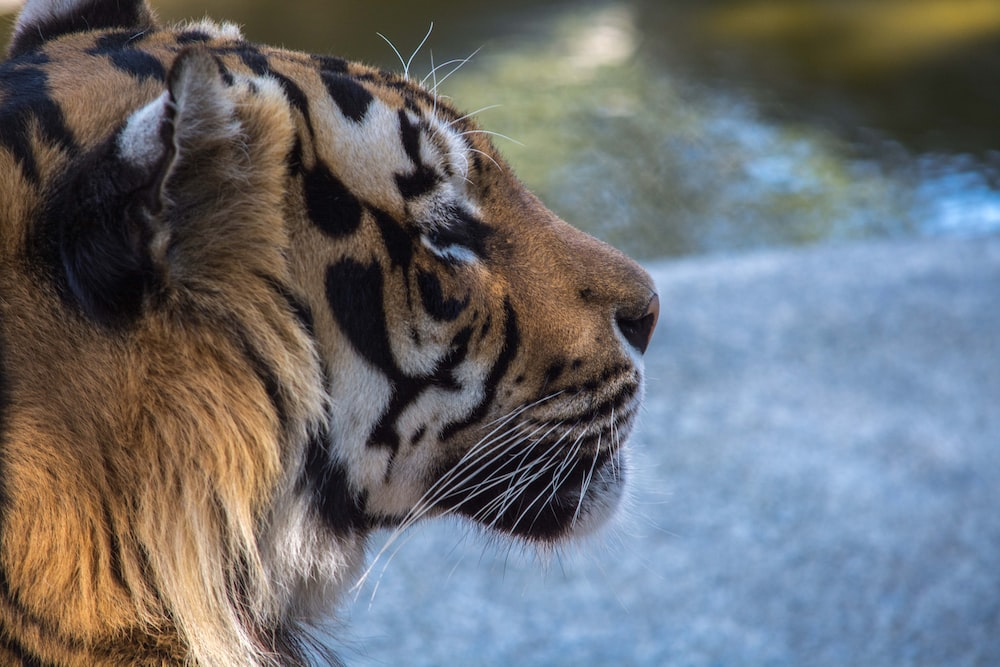
#> input picture 4th Year/Image-Processing/Images/image2.jpg, 1000 x 667 px, found by its file name
$ jupyter execute Task1.ipynb
#> lines starting #> are read from the running program, lines starting #| are printed output that depends on the picture; after the words box and inside, x2 and y2 are one past the last pixel; in counts of white or black regions, pixels touching at a corner belong together
## Access Pixels
- Opening cmages
- Changing colour
- Converting colour
- Modifiying *Luminance* and *Intensity*
- Showing two images in one matplot

[cell 1]
# Read in any image
import cv2
import easygui
from matplotlib import pyplot as plt

I = cv2.imread("../Images/image2.jpg")
#> I is the input picture: shape (667, 1000, 3); mean B, G, R 113.7, 110, 107.9

[cell 2]
# Colour change
I[:200,:200] = [255,255,255]
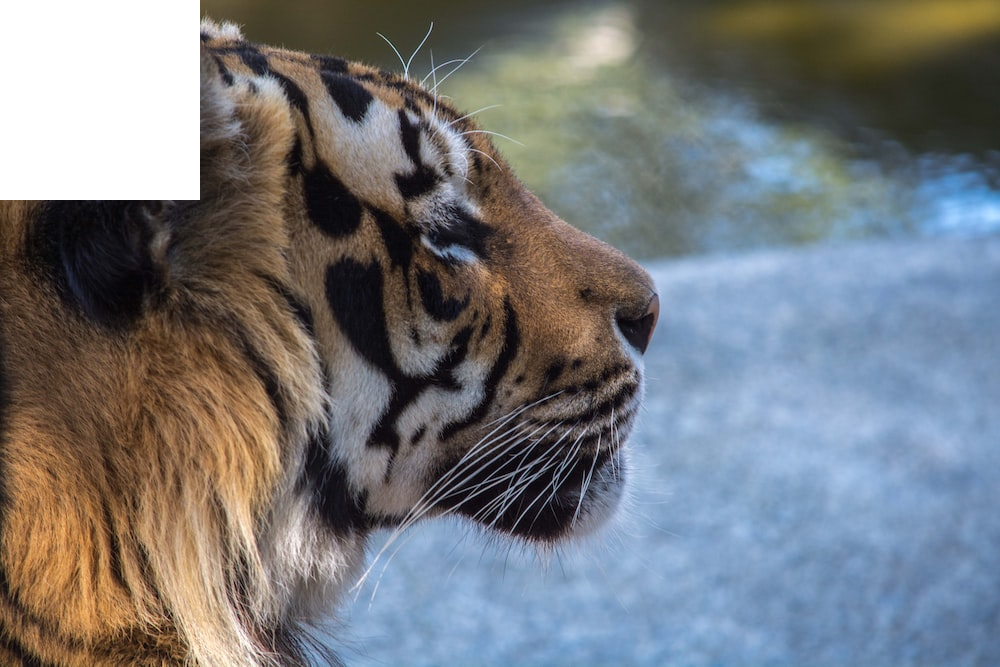
#> I: shape (667, 1000, 3); 6% of pixels changed, all inside (x1, y1, x2, y2) = (0, 0, 200, 200)
cv2.imshow("image", I)

key = cv2.waitKey(0)
#> (key Esc is pressed here)
cv2.destroyAllWindows()

[cell 3]
# Convert this image to YUV
yuv = cv2.cvtColor(I, cv2.COLOR_BGR2YUV)
#> yuv: shape (667, 1000, 3); mean of channels 0, 1, 2 120.9, 130, 126.1
cv2.imshow("image2", yuv)

key = cv2.waitKey(0)
#> (key Esc is pressed here)
cv2.destroyAllWindows()

[cell 4]
# Extract the Y channel (luminance)
no_luminance = yuv

cv2.imshow("image", no_luminance[:,:,0])
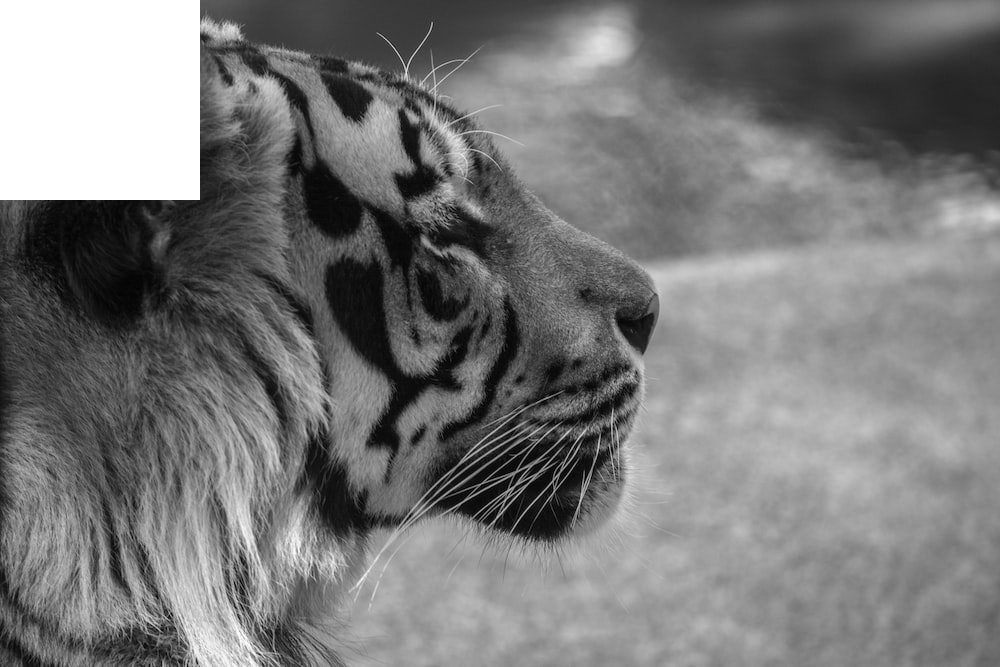
#> window 'image': shape (667, 1000); min 0, max 255, mean 120.9

key = cv2.waitKey(0)
#> (key Esc is pressed here)
cv2.destroyAllWindows()

[cell 5]
# Convert image to grayscale by changing the intesity
no_intensity = yuv

cv2.imshow("image", no_intensity[:,:,1:2])
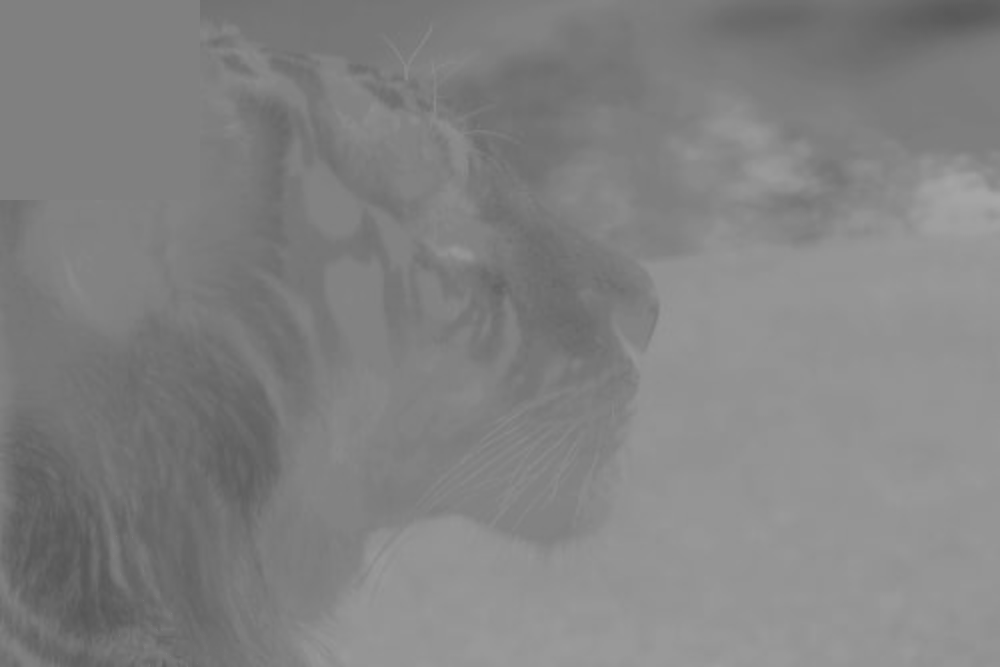
#> window 'image': shape (667, 1000, 1); min 86, max 166, mean 130

key = cv2.waitKey(0)
#> (key Esc is pressed here)
cv2.destroyAllWindows()

[cell 6]
# Convert image to grayscale by changing the intesity
no_intensity = yuv

cv2.imshow("image", no_intensity[:,:,1])

key = cv2.waitKey(0)
#> (key Esc is pressed here)
cv2.destroyAllWindows()

[cell 7]
# Display two images side by side using matplot
plt.figure(figsize=(10,10))

plt.subplot(2,2,1)
plt.imshow(yuv)
plt.title('YUV')

plt.subplot(2,2,2)
im = cv2.cvtColor(yuv, cv2.COLOR_YUV2RGB)
plt.imshow(im)
plt.title('RGB')
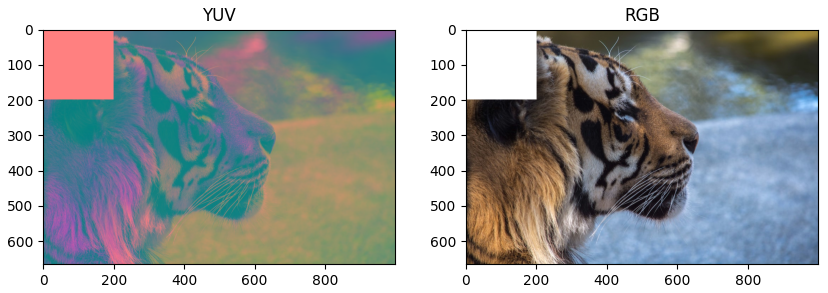
#> figure drawn by matplotlib, 2 panels

[cell 8]
# Show the luminance on the screen side by side with the intensity
# using MatPlotLib’s subplot function
plt.subplot(2,2,1)
plt.imshow(yuv[:,:,0])
plt.title('Luminance')

plt.subplot(2,2,2)
plt.imshow(yuv[:,:,1:2])
plt.title('Intensity')

$ run again, with 4th Year/Image-Processing/Images/Micro.jpg copied over 4th Year/Image-Processing/Images/image2.jpg
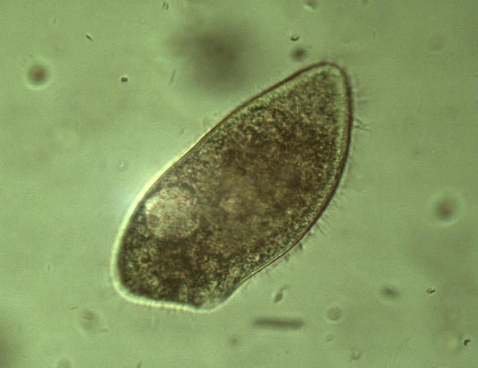
#> input picture 4th Year/Image-Processing/Images/Micro.jpg, 478 x 368 px, found by its file name
#> I is the input picture: shape (368, 478, 3); mean B, G, R 95.4, 149.9, 130.7
#> yuv: shape (368, 478, 3); mean of channels 0, 1, 2 160, 112.1, 123.8
#> `cv2.imshow("image", no_intensity[:,:,1:2])`:
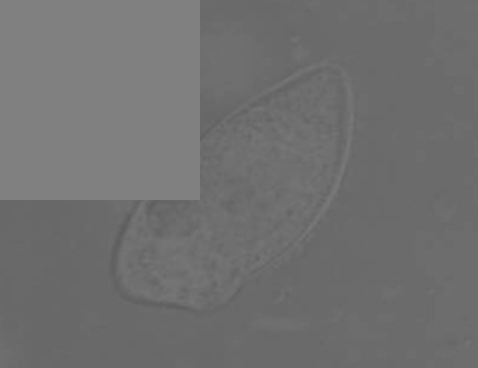
#> window 'image': shape (368, 478, 1); min 93, max 128, mean 112.1
#> `[cell 7] # Display two images side by side using matplot plt.figure(fi..`:
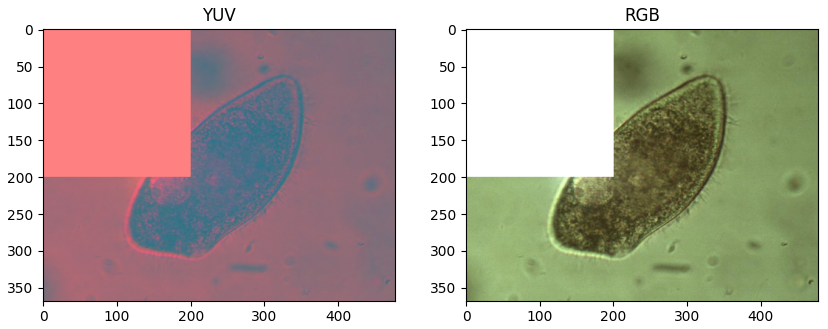
#> figure drawn by matplotlib, 2 panels

$ run again, with 4th Year/Image-Processing/Images/Trump.jpg copied over 4th Year/Image-Processing/Images/image2.jpg
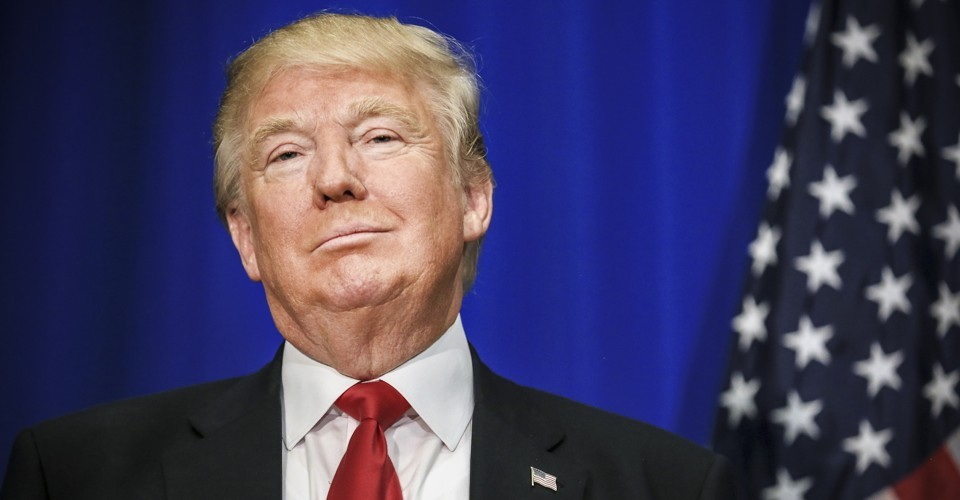
#> input picture 4th Year/Image-Processing/Images/Trump.jpg, 960 x 500 px, found by its file name
#> I is the input picture: shape (500, 960, 3); mean B, G, R 95, 62.7, 67.7
#> I: shape (500, 960, 3); 8.33% of pixels changed, all inside (x1, y1, x2, y2) = (0, 0, 200, 200)
#> yuv: shape (500, 960, 3); mean of channels 0, 1, 2 86.9, 139.8, 128.3
#> `cv2.imshow("image", no_intensity[:,:,1:2])`:
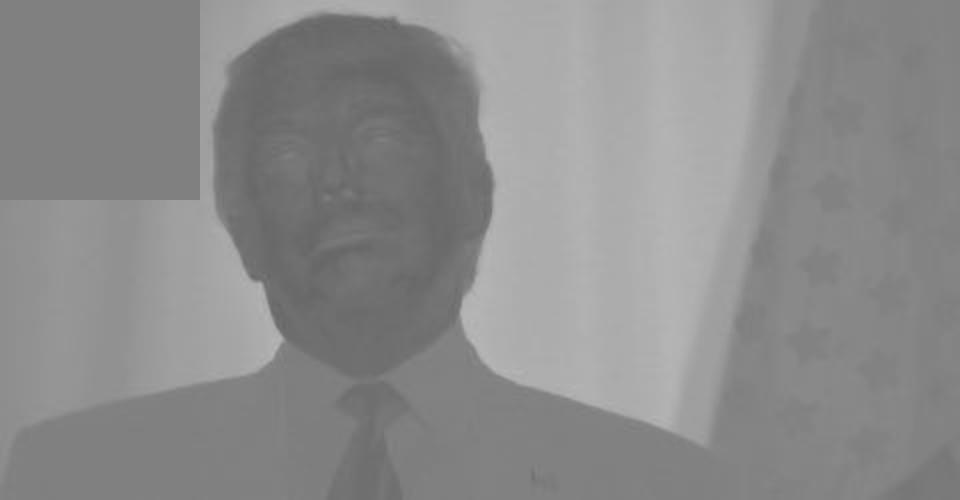
#> window 'image': shape (500, 960, 1); min 102, max 185, mean 139.8
#> `[cell 7] # Display two images side by side using matplot plt.figure(fi..`:
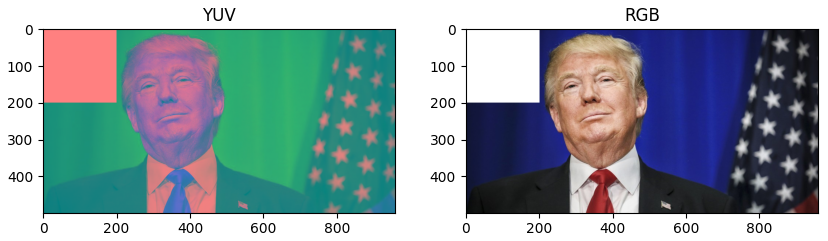
#> figure drawn by matplotlib, 2 panels
